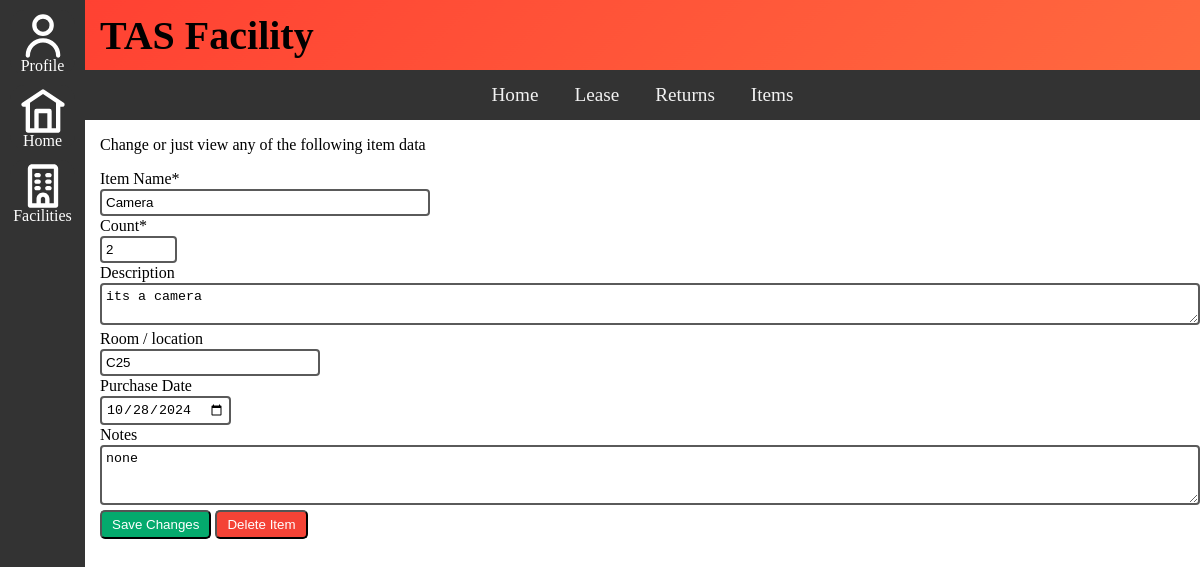
Screenshot of /facility/TAS/item/2 with the database file from the repository.
### tables this page shows
CREATE TABLE Items(
itemID INTEGER PRIMARY KEY AUTOINCREMENT,
item_facID INTEGER,
itemName TEXT NOT NULL,
itemDescription TEXT NOT NULL,
itemCount INTEGER,
itemLocation TEXT NOT NULL,
itemPurchaseDate TEXT NOT NULL,
itemNotes TEXT NOT NULL
);

### main.py (the view, shortened to what this page needs)
@app.route("/facility/<facName>/item/<itemID>", methods=["GET", "POST"])
def item(facName, itemID):
    itemData =DB_Acess.GetItemByID(itemID)
    return render_template("individual_item.html", facname=facName, itemid=itemID , item=itemData)

### DB_Acess.py (called while the page is built)
def GetDB():
    BASE_DIR = os.path.dirname(os.path.abspath(__file__))
    DB_PATH = os.path.join(BASE_DIR, "database", "EquipmentTracker.db")
    db = sqlite3.connect(DB_PATH)
    db.row_factory = sqlite3.Row
    return db

def GetItemByID(itemID):
    db = GetDB()
    item = db.execute("""SELECT itemID, itemName, itemDescription, itemCount, itemLocation, itemPurchaseDate, itemNotes, item_facID
                        FROM Items
                        WHERE itemID = ?""", (itemID,)).fetchone()
    db.close()
    if item:
        return dict(item)
    else:
        return None

### Templates/individual_item.html
{% extends "base-facility.html" %}
{% block facility_content %}
<div class="shift_text_content">
    <p>Change or just view any of the following item data</p>
    <form action="/facility/{{ facname }}/item/{{ itemid }}" method="POST">
        <label>Item Name*</label><br>
        <input class="addnewinput" style="width: 30%;" type="text" name="itemName" value="{{ item['itemName'] }}" required><br>
        <label>Count*</label><br>
        <input class="addnewinput" style="width: 7%;" type="number" name="itemCount" min="1" value="{{ item['itemCount'] }}" required><br>
        <label>Description</label><br>
        <textarea class="addnewinput" name="itemDescription">{{ item['itemDescription'] }}</textarea><br>
        <label>Room / location</label><br>
        <input class="addnewinput" style="width: 20%;" type="text" name="itemLocation" value="{{ item['itemLocation'] }}"><br>
        <label>Purchase Date</label><br>
        <input class="addnewinput" style="width: auto;" type="date" name="itemPurchaseDate" value="{{ item['itemPurchaseDate'] }}"></input><br>
        <label>Notes</label><br>
        <textarea class="addnewinput" style="height: 60px;" name="itemNotes">{{ item['itemNotes'] }}</textarea><br>
        <button class="submitbutton" type="submit" name="action" value="save">Save Changes</button>
        <button class="deletebutton" type="submit" name="action" value="delete" onclick="return confirm('Are you sure you want to delete this item? This action cannot be undone.');">Delete Item</button>
    </form>
</div>
{% endblock %}

### static/css/style.css (style rules this page uses)
:root { --side-pixel: 85px; --top-pixel: 50px; --top-banner-pixel: 70px; }
.shift_text_content { margin-left: 15px; }
.addnewinput { width: 100%; padding: 4px; margin: 1px 0; box-sizing: border-box; border: 2px solid #5a5a5a; border-radius: 4px; resize: vertical; }
.deletebutton { background-color: #f44336; color: white; padding: 5px 10px; text-decoration: none; border-radius: 5px; display: inline-block; }
.submitbutton { background-color: #04AA6D; color: white; padding: 5px 10px; text-decoration: none; border-radius: 5px; display: inline-block; }

### rows the page displays
Items: itemName "Camera", itemCount "2", itemDescription "its a camera", itemLocation "C25", itemPurchaseDate "10/28/2024", itemNotes "none"

### other values shown
{{ facname }} "TAS"
